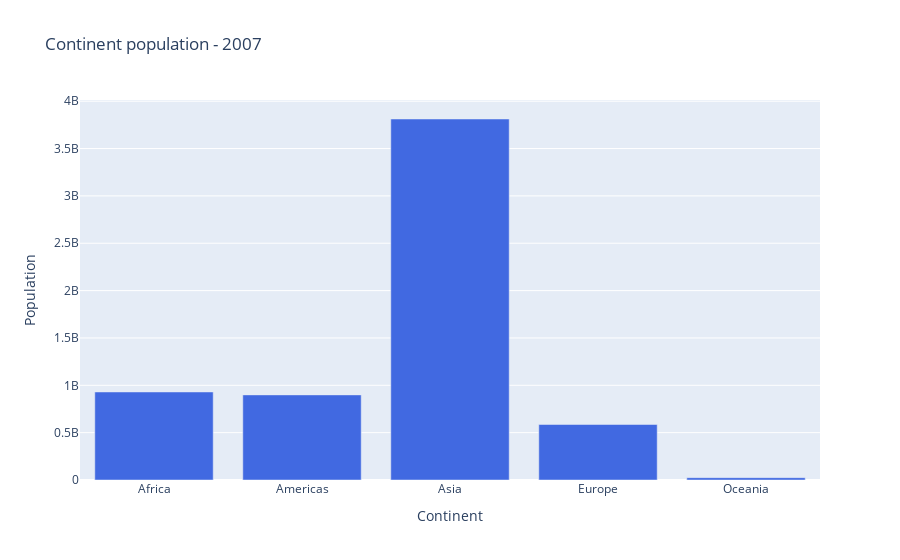

The cell this chart's notebook holds for it:
### Markdown cell above
Using Plotly graph object also returns the same result as plotly express

### Code cell
#Create trace
trace = go.Bar(
    x = df_continent['continent'],
    y = df_continent['pop'],
    marker=dict(color = 'royalblue')
)

#create layout
layout = go.Layout(
    title="Continent population - " + str(max_year),
    xaxis=dict(title = 'Continent'),
    yaxis=dict(title = 'Population')
)

#create figure and add trace
fig = go.Figure(data=[trace], layout=layout)
fig.show()

### Figure 1 — Plotly figure (JSON) as saved in the notebook; plotly's stock layout.template omitted (floating-point values rounded to 4 significant figures)
{"data": [{"marker": {"color": "royalblue"}, "type": "bar", "x": ["Africa", "Americas", "Asia", "Europe", "Oceania"], "y": [929539692, 898871184, 3811953827, 586098529, 24549947]}], "layout": {"title": {"text": "Continent population - 2007"}, "xaxis": {"title": {"text": "Continent"}}, "yaxis": {"title": {"text": "Population"}}}}
